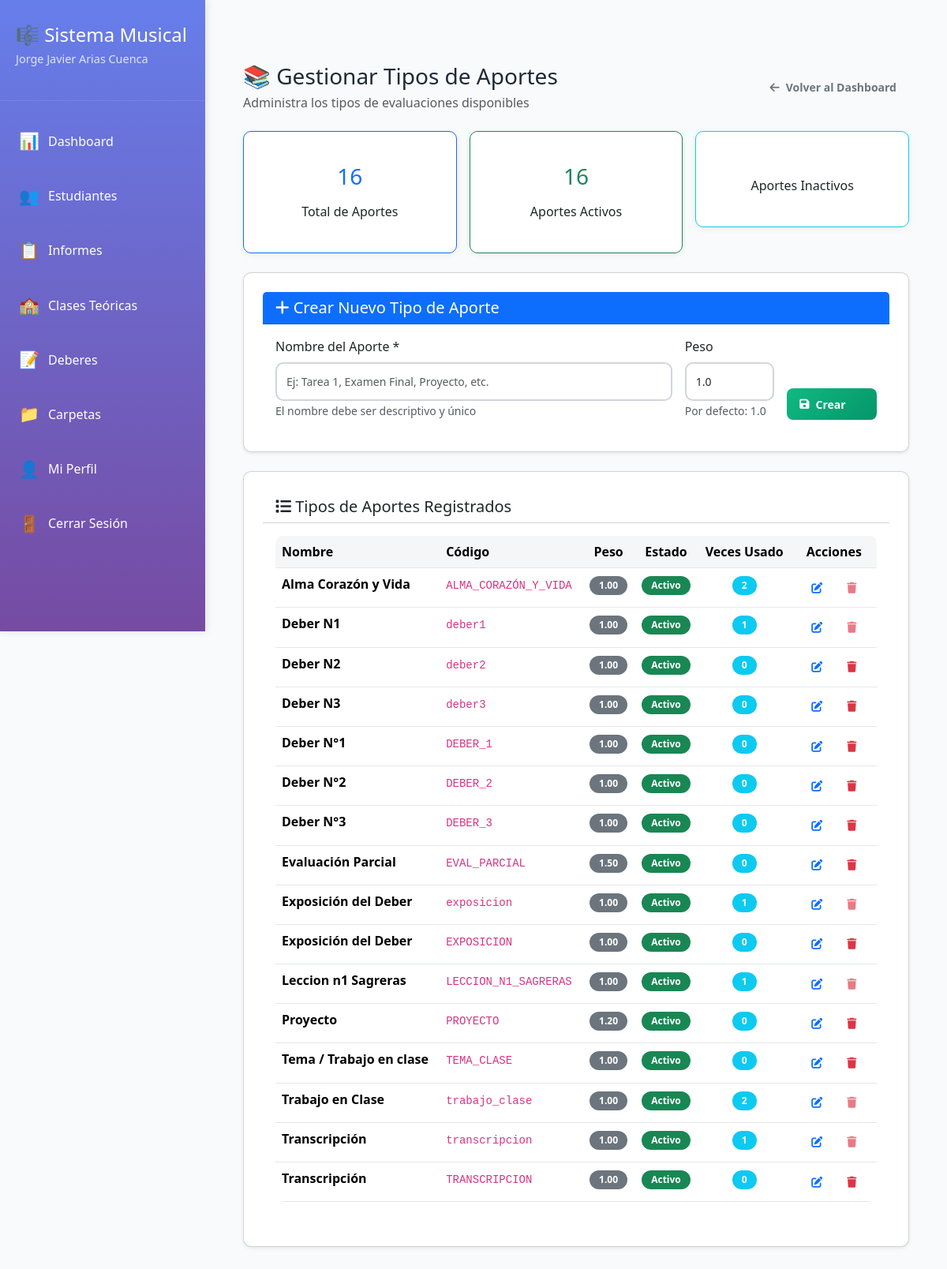
The app's page /teachers/aportes/ (signed in), older data.
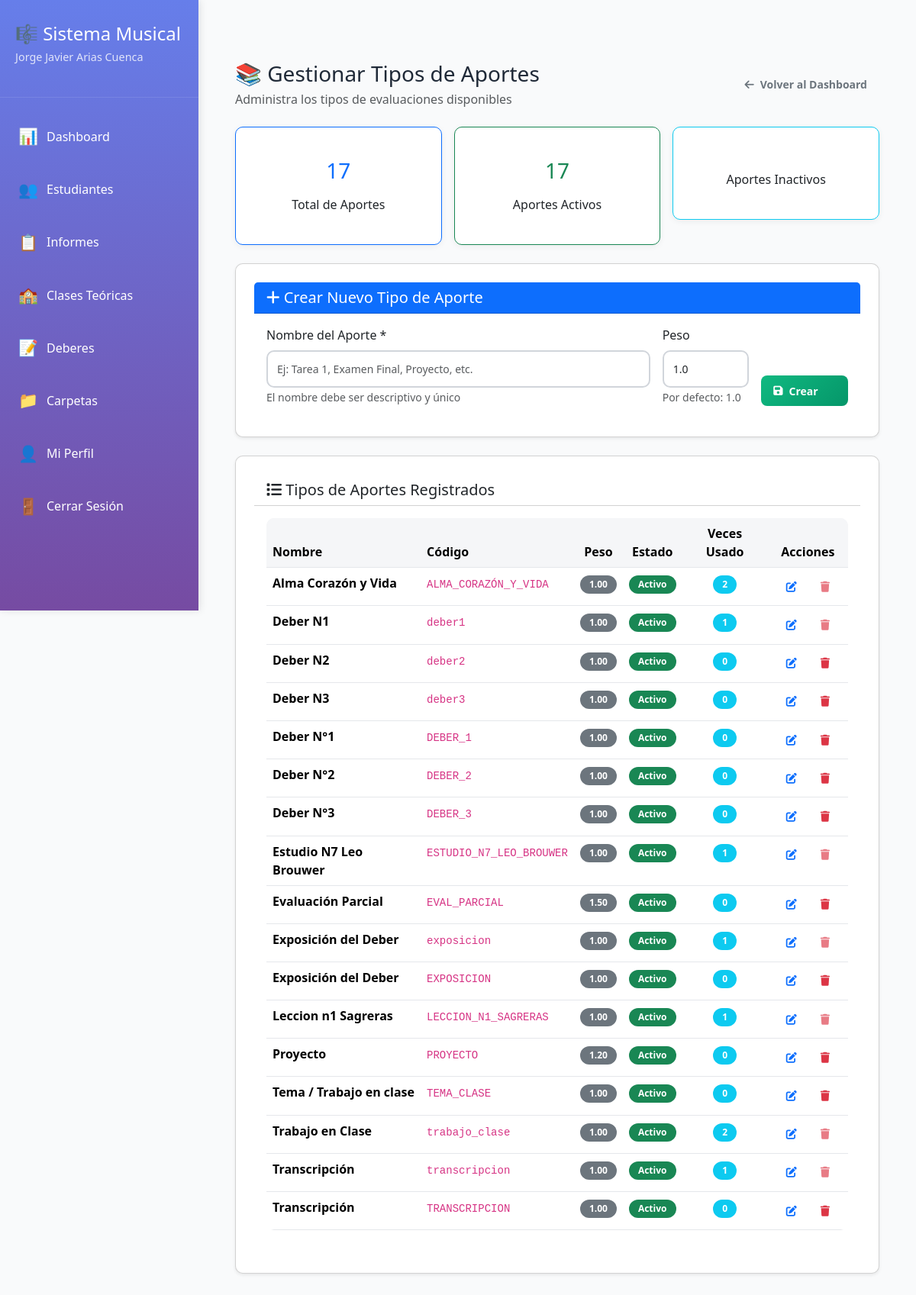
The same page, newer data.
### classes/models.py (models this page shows, shortened)
class TipoAporte(models.Model):
    nombre = models.CharField(max_length=100, verbose_name="Nombre del aporte")
    codigo = models.CharField(max_length=50, unique=True, verbose_name="Código")
    descripcion = models.TextField(blank=True, verbose_name="Descripción")
    peso = models.DecimalField(
        max_digits=5,
        decimal_places=2,
        default=1.0,
        verbose_name="Peso en el promedio",
        help_text="Peso relativo de este aporte en el cálculo del promedio"
    )
    orden = models.IntegerField(default=0, verbose_name="Orden de visualización")
    activo = models.BooleanField(default=True, verbose_name="Activo")
    created_at = models.DateTimeField(auto_now_add=True)
    class Meta:
        verbose_name = "Tipo de Aporte"
        verbose_name_plural = "Tipos de Aportes"
        ordering = ['orden', 'nombre']

### teachers/views.py (the view)
    def wrap(request, *args, **kwargs):
        if hasattr(request.user, 'teacher_profile'):
            return function(request, *args, **kwargs)
        else:
            messages.error(request, 'No tienes permisos para acceder a esta página')
            return redirect('home')

### teachers/views.py (called while the page is built, shortened)
def teacher_required(function):
    def wrap(request, *args, **kwargs):
        if hasattr(request.user, 'teacher_profile'):
            return function(request, *args, **kwargs)
        else:
            messages.error(request, 'No tienes permisos para acceder a esta página')
            return redirect('home')
    return wrap

@login_required
@teacher_required
def gestionar_tipos_aportes(request):
    teacher = request.user.teacher_profile
    tipos_aportes = TipoAporte.objects.all().order_by('-activo', 'nombre')
    aportes_con_stats = []
    for tipo in tipos_aportes:
        uso_count = CalificacionParcial.objects.filter(tipo_aporte=tipo).count()
        aportes_con_stats.append({
            'tipo': tipo,
            'uso_count': uso_count,
            'usado': uso_count > 0
        })
    context = {
        'teacher': teacher,
        'aportes_con_stats': aportes_con_stats,
        'total_aportes': tipos_aportes.count(),
        'aportes_activos': tipos_aportes.filter(activo=True).count(),
    }
    return render(request, 'teachers/gestionar_aportes.html', context)

### teachers/templates/teachers/gestionar_aportes.html (shortened to what the changed rows need)
{% extends 'teachers/base.html' %}
{% load static %}
{% block content %}
<div class="container-fluid py-4">
    <div class="d-flex justify-content-between align-items-center mb-4">
        <div>
            <h1 class="h3 mb-1">📚 Gestionar Tipos de Aportes</h1>
        </div>
    </div>
    <div class="row g-3 mb-4">
        <div class="col-md-4">
            <div class="card border-primary">
                <div class="card-body text-center">
                    <h3 class="text-primary">{{ total_aportes }}</h3>
                    <p class="mb-0">Total de Aportes</p>
                </div>
            </div>
        </div>
        <div class="col-md-4">
            <div class="card border-success">
                <div class="card-body text-center">
                    <h3 class="text-success">{{ aportes_activos }}</h3>
                    <p class="mb-0">Aportes Activos</p>
                </div>
            </div>
        </div>
    </div>
    <div class="card shadow-sm">
        <div class="card-body">
            <div class="table-responsive">
                <table class="table table-hover">
                    <thead class="table-light">
                        <tr>
                            <th>Nombre</th>
                            <th>Código</th>
                            <th class="text-center">Peso</th>
                            <th class="text-center">Estado</th>
                            <th class="text-center">Veces Usado</th>
                            <th class="text-center">Acciones</th>
                        </tr>
                    </thead>
                    <tbody>
                        {% for item in aportes_con_stats %}
                        <tr>
                            <td>
                                <strong>{{ item.tipo.nombre }}</strong>
                            </td>
                            <td>
                                <code class="small">{{ item.tipo.codigo }}</code>
                            </td>
                            <td class="text-center">
                                <span class="badge bg-secondary">{{ item.tipo.peso }}</span>
                            </td>
                            <td class="text-center">
                                {% if item.tipo.activo %}
                                <span class="badge bg-success">Activo</span>
                                {% else %}
                                <span class="badge bg-secondary">Inactivo</span>
                                {% endif %}
                            </td>
                            <td class="text-center">
                                <span class="badge bg-info">{{ item.uso_count }}</span>
                            </td>
                            <td class="text-center">
                                <div class="btn-group btn-group-sm" role="group">
                                    <button type="button"
                                            class="btn btn-outline-primary"
                                            data-bs-toggle="modal"
                                            data-bs-target="#editModal{{ item.tipo.id }}">
                                        <i class="fas fa-edit"></i>
                                    </button>
                                    <button type="button"
                                            class="btn btn-outline-danger"
                                            data-bs-toggle="modal"
                                            data-bs-target="#deleteModal{{ item.tipo.id }}"
                                            {% if item.usado %}disabled{% endif %}>
                                        <i class="fas fa-trash"></i>
                                    </button>
                                </div>
                            </td>
                        </tr>
                        {% endfor %}
                    </tbody>
                </table>
            </div>
        </div>
    </div>
</div>
{% endblock %}

Row changes from the older to the newer data that the page shows:
added TipoAporte: tipo.nombre "Estudio N7 Leo Brouwer", tipo.codigo "ESTUDIO_N7_LEO_BROUWER", tipo.peso "1.00", activo "Activo", uso_count "1"
Text that changed along with them:
{{ total_aportes }}: "16" → "17"
{{ aportes_activos }}: "16" → "17"
